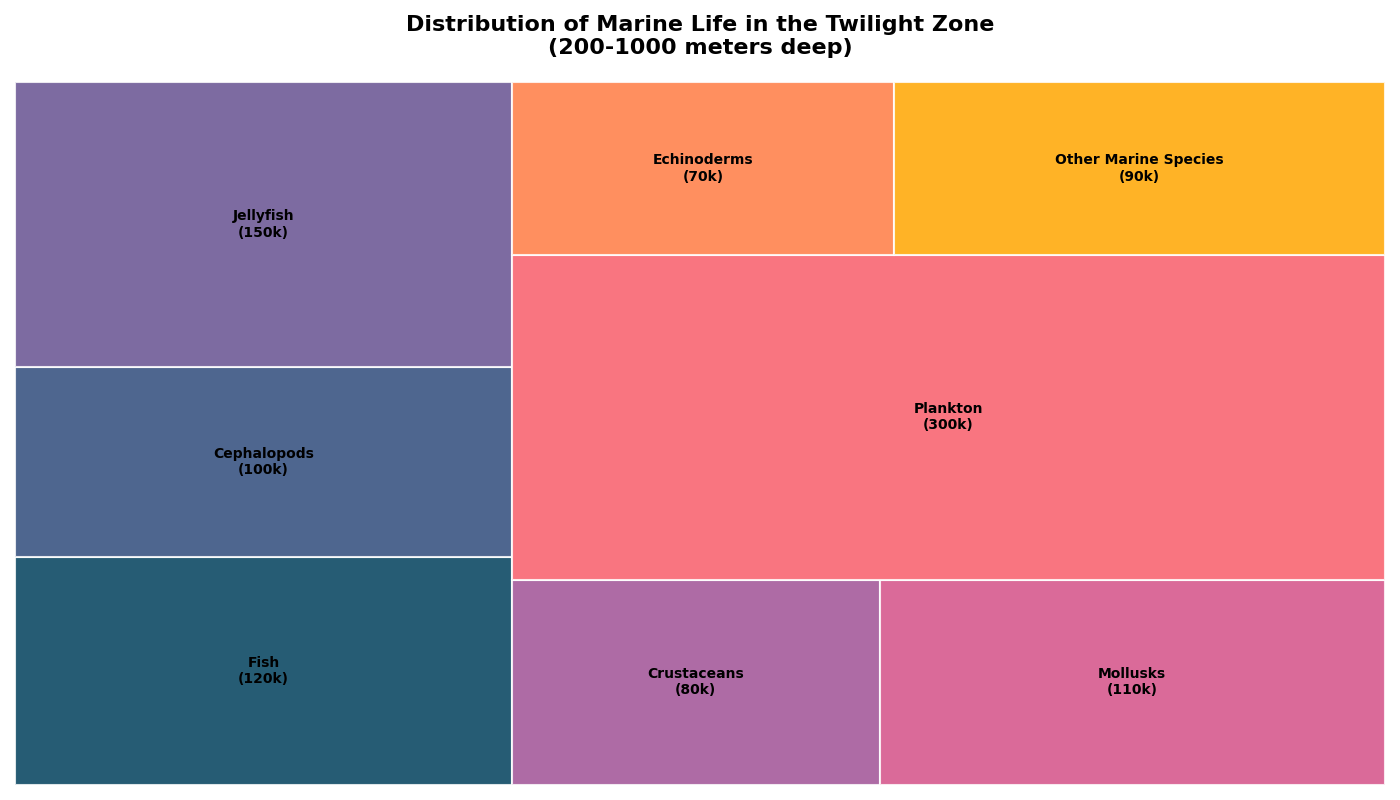

Here is the Python script that generated this plot:
import matplotlib.pyplot as plt
import squarify

# Backstory:
# Deep beneath the ocean, researchers are studying various marine ecosystems and their biodiversity. The data gathered helps illuminate the distribution of different types of marine life inhabiting the twilight zone (200-1000 meters deep).

# Define the labels and their corresponding population values (in thousands)
ecosystem_labels = [
    'Fish\n(120k)', 'Cephalopods\n(100k)', 'Jellyfish\n(150k)', 
    'Crustaceans\n(80k)', 'Mollusks\n(110k)', 'Plankton\n(300k)', 
    'Echinoderms\n(70k)', 'Other Marine Species\n(90k)'
]
populations = [120, 100, 150, 80, 110, 300, 70, 90]  # Population values in thousands

# Define colors to represent each type of marine life, using a palette inspired by oceanic shades
colors = ['#003f5c', '#2f4b7c', '#665191', '#a05195', '#d45087', '#f95d6a', '#ff7c43', '#ffa600']

# Create a new figure for the tree map
plt.figure(figsize=(14, 8))
plt.title('Distribution of Marine Life in the Twilight Zone\n(200-1000 meters deep)', fontsize=16, fontweight='bold', pad=20)

# Plot the tree map with squarify
squarify.plot(sizes=populations, label=ecosystem_labels, color=colors, alpha=0.85, 
              text_kwargs={'fontsize': 10, 'weight': 'bold'}, edgecolor="white", linewidth=1.5)

# Remove axes for a cleaner look
plt.axis('off')

# Automatically adjust the layout to avoid overlaps
plt.tight_layout()

# Display the plot
plt.show()
